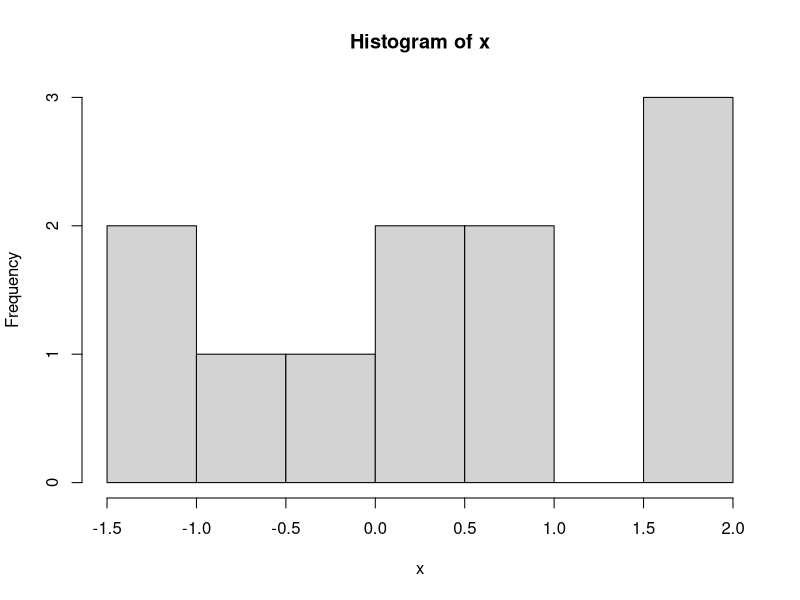
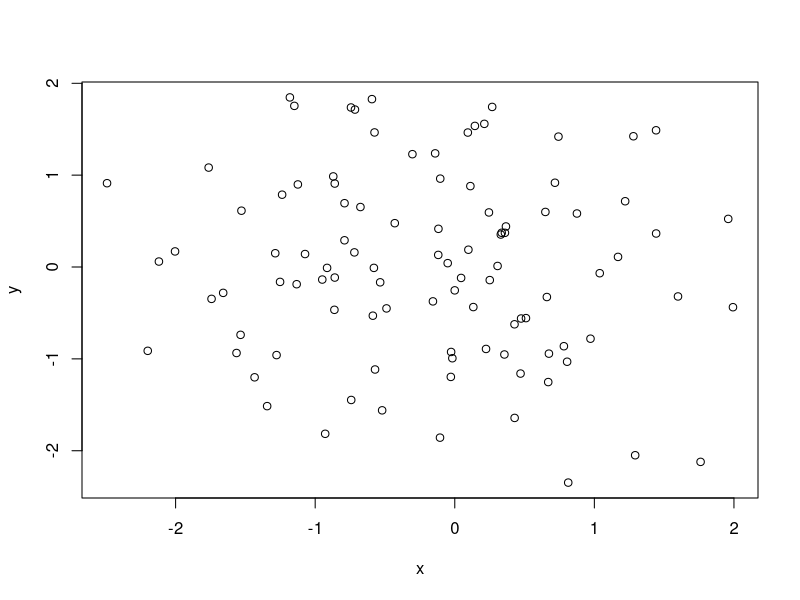
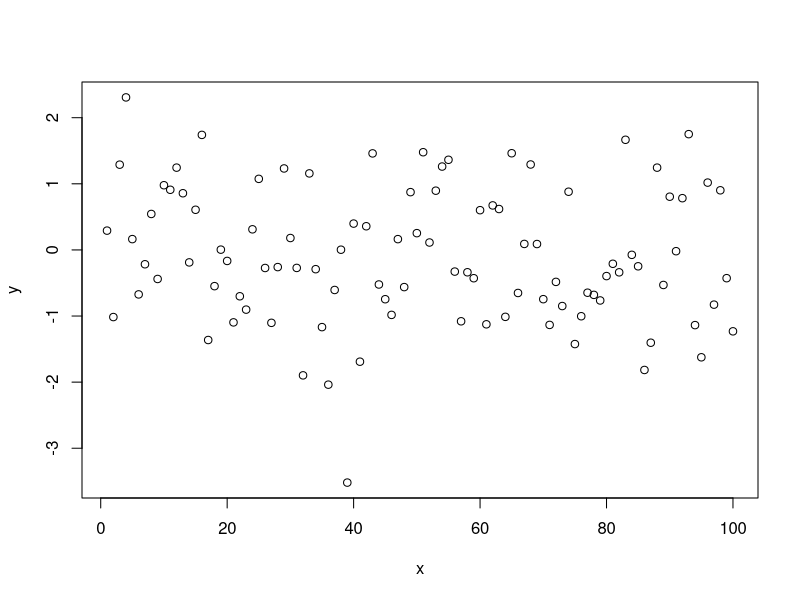
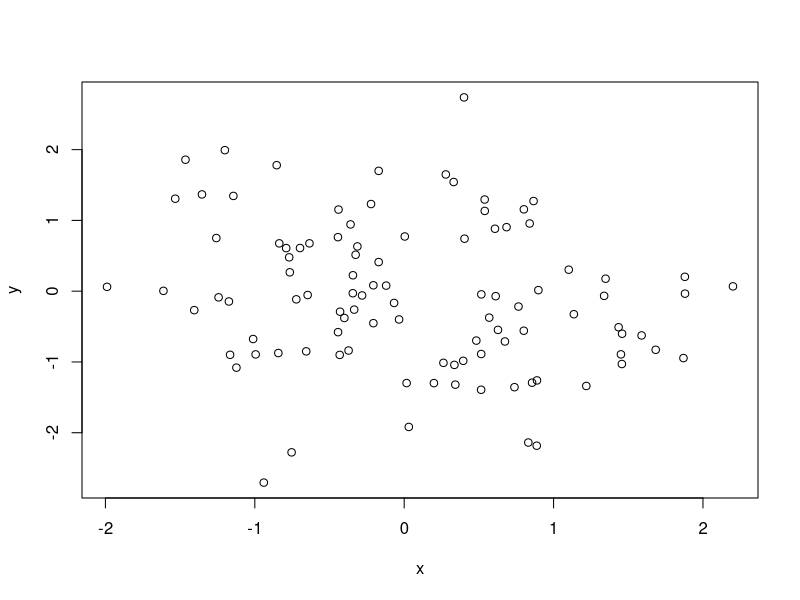
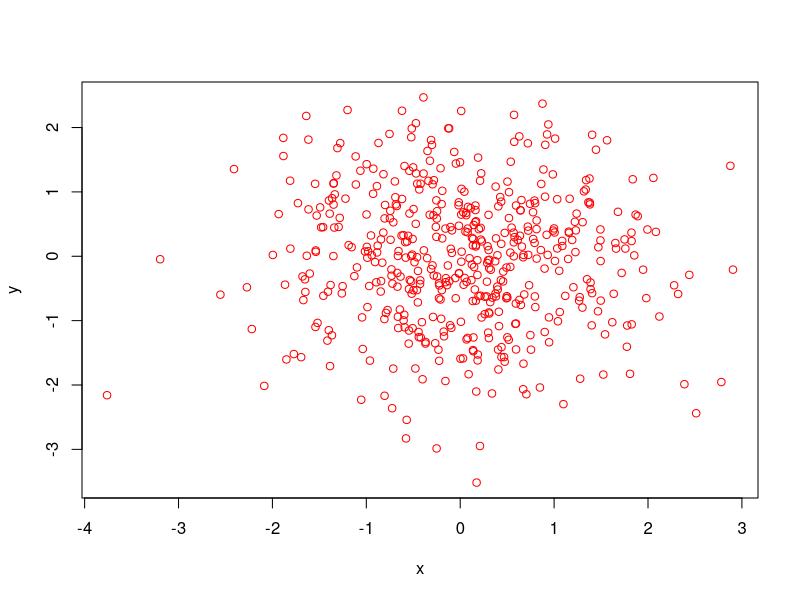
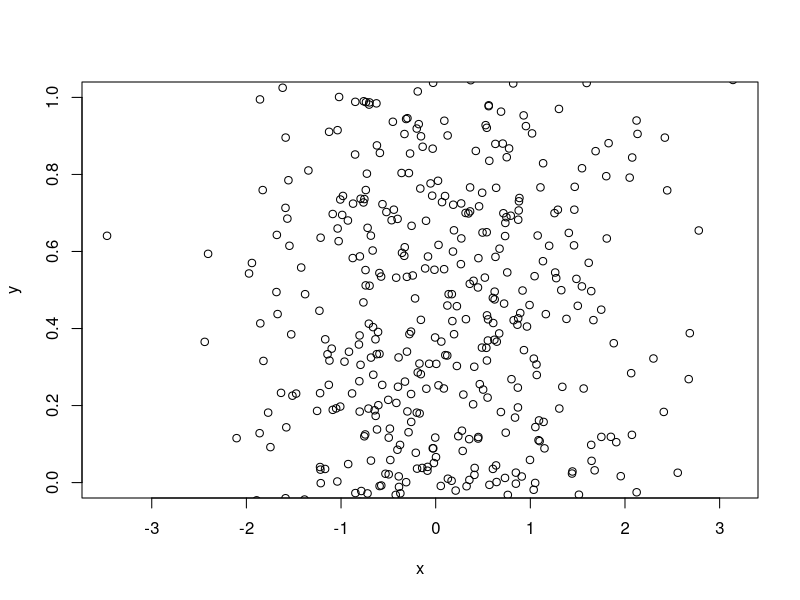

Write the R code that produced these figures, in order.
## ---- chunk 1
knitr::opts_chunk$set(include = TRUE)
## ---- chunk 2
impute_and_describe <- function(x) {
  if (any(is.na(x))) {
    message("Le nombre de données manquantes est ", sum(is.na(x)))
  }
  x[is.na(x)] <- mean(x, na.rm = TRUE)
  hist(x)
  summary(x)
}
impute_and_describe(c(rnorm(10), NA))
## ---- chunk 3
assoc_case_infert <- function(x) {
  if (is.numeric(infert[, x])) {
    t.test(
      infert[infert$case == 0, x],
      infert[infert$case == 1, x]
    )
  } else {
    chisq.test(table(
      infert$case,
      infert[, x]
    ))
  }
}
assoc_case_infert("age")
assoc_case_infert("education")
## ---- chunk 4
my_plot1 <- function(x, y) {
  if(missing(y)) {
    y <- x
    x <- seq_along(y)
  }
  plot(x, y)
}
my_plot1(rnorm(100), rnorm(100))
my_plot1(rnorm(100))
## ---- chunk 5
random_scatter <- function(n = 100, ...) {
  x <- rnorm(n)
  y <- rnorm(n)
  
  plot(x, y, ...)
}
random_scatter()
random_scatter(500, col = "red")
random_scatter(1000, ylim = c(0, 1))
## ---- chunk 6
some_stats <- function(x) {
  list(
    moyenne = mean(x),
    etendue = range(x),
    test0 = t.test(x)
  )
}
some_stats(rnorm(10))
## ---- chunk 7
impute_mean <- function(x) {
  res <- x
  res[is.na(x)] <- mean(x, na.rm = TRUE)
  
  attr(res, "imputed") <- is.na(x)
  res
}

(test <- impute_mean(c(1, 2, NA, 3)))
attr(test, "imputed")
## ---- chunk 8
most_signif_ttest <- function(...) {
  list_ttest <- list(...)
  
  extract_p <- function(x)
    x$p.value
  
  pvals <- unlist(lapply(list_ttest, extract_p))
  
  list_ttest[[which(pvals == min(pvals))]]
}
most_signif_ttest(
  t.test(rnorm(10), rnorm(10)),
  t.test(rnorm(10), rnorm(10)),
  t.test(rnorm(10), rnorm(10)),
  t.test(rnorm(10), rnorm(10))
)
## ---- chunk 9
resample_and_test <- function(x) {
  resamp <- sample(
    seq_len(nrow(infert)),
    size = nrow(infert),
    replace = TRUE
  )
  infert <- infert[resamp, ]
  assoc_case_infert(x)
}
resample_and_test("age")
## ---- chunk 10
impute_generalized <- function(x, f, ...) {
  res <- x
  res[is.na(x)] <- f(na.omit(x), ...)
  
  attr(res, "imputed") <- is.na(x)
  res
}
x <- c(1, 2, NA, 3)
impute_generalized(x, quantile, probs = .25)
